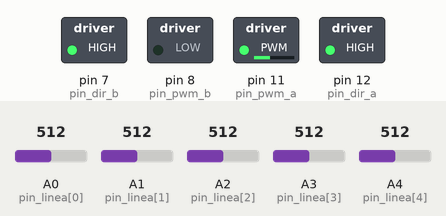
A sketch run on a simulated Arduino Uno, built with avr-gcc and run on an emulated ATmega328P. Shown: switched loads named in the sketch (green lamp = pin HIGH). The test bench sets the inputs (shaded band); at power-on: A0 (pin_linea[0]) = 512, A1 (pin_linea[1]) = 512, A2 (pin_linea[2]) = 512, A3 (pin_linea[3]) = 512, A4 (pin_linea[4]) = 512. What the sketch prints to the serial monitor is not drawn.

Above: at 0.1 s.
Timing chart, 0 to 1.6 s (numbered marks = the images above):
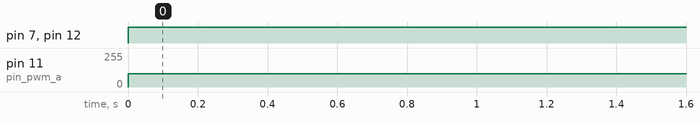

The sketch:

linea.ino
```cpp
/**
 * linea.ino
 * Breve guia all'uso dei sensori di linea
 * @author Emanuele Giacomini 4/4/2018
 */

#include <PID_v1.h>

#define NUMERO_SENSORI 5

int pin_linea[NUMERO_SENSORI] = {A0, A1, A2, A3, A4};
int posizione_associata[NUMERO_SENSORI] = {-2, -1, 0, 1, 2};
int soglia[NUMERO_SENSORI] = {500, 500, 500, 500, 500};

// Variabili PID
//Define Variables we'll be connecting to
double Setpoint, Input, Output;

//Specify the links and initial tuning parameters
double Kp=0, Ki=0, Kd=0;
PID myPID(&Input, &Output, &Setpoint, Kp, Ki, Kd, DIRECT);

// Variabili motori
#define VELOCITA 100
#define VELOCITA_CURVA_STRETTA 180

int pin_dir_a = 12;
int pin_pwm_a = 11;
int pin_dir_b = 7;
int pin_pwm_b = 8;

void setup() {
  Serial.begin(9600);
  Serial.println("Seriale inizializzata!");

  for(int i = 0; i < NUMERO_SENSORI; i++) {
    pinMode(pin_linea[i], INPUT);
  }

  pinMode(pin_dir_a, OUTPUT);
  pinMode(pin_pwm_a, OUTPUT);
  pinMode(pin_dir_b, OUTPUT);
  pinMode(pin_pwm_b, OUTPUT);

  Input = 0;
  Setpoint = 0;
  myPID.setMode(AUTOMATIC);
  myPID.setOutputLimits(-255, 255);
}

void leggiLineaDigitale(int pin[], int soglia[], int output[]) {
  for(int i = 0; i < NUMERO_SENSORI; i++) {
    if(analogRead(pin[i]) > soglia[i]) {
      output[i] = 1;
    } else {
      output[i] = 0;
    }
  }
}
// Conta elementi in un vettore
int vettoreConta(int vettore[], int dim, int n) {
  int counter = 0;
  for(int i = 0; i < dim; i++) {
    if(vettore[i] == n) counter++;
  }
  return counter;
}

int calcolaSfasamentoLinea(int lettura_digitale[], int posizione_associata[]) {
  static int ultimo_sfasamento = 0;
  int num_sensori_rilevati = vettoreConta(lettura_digitale, NUMERO_SENSORI, 1);
  if(num_sensori_rilevati > 0) {
    ultimo_sfasamento = 0;
    // Attualmente almeno un sensore vede la linea
    for( int i = 0; i < NUMERO_SENSORI; i++) {
      ultimo_sfasamento += lettura_digitale[i] * posizione_associata[i];
    }
    ultimo_sfasamento /= num_sensori_rilevati;
    return ultimo_sfasamento;
    } else {
    // Nessun sensore sta vedendo la linea
    if(ultimo_sfasamento > 0) return posizione_associata[NUMERO_SENSORI-1]+1;
    return posizione_associata[0] - 1;
  }
}

void muoviMotore(int pin_dir, int pin_pwm, int velocita) {
  if(velocita > 0) {
    digitalWrite(pin_dir, HIGH);
    analogWrite(pin_pwm, velocita);
  } else {
    digitalWrite(pin_dir, LOW);
    analogWrite(pin_pwm, -velocita);
  }
}

void loop() {
  int letture_digitali[NUMERO_SENSORI];
  leggiLineaDigitale(pin_linea, soglia, letture_digitali);
  int sfasamento = calcolaSfasamentoLinea(letture_digitali, posizione_associata);

  if(sfasamento < posizione_associata[0]) {
    // Ho perso la linea a sinsitra
    muoviMotore(pin_dir_a, pin_pwm_a, VELOCITA_CURVA_STRETTA);
    muoviMotore(pin_dir_b, pin_pwm_b, -VELOCITA_CURVA_STRETTA);
  }
  if(sfasamento > posizione_associata[NUMERO_SENSORI-1]) {
    // Ho perso la linea a destra
    muoviMotore(pin_dir_a, pin_pwm_a, -VELOCITA_CURVA_STRETTA);
    muoviMotore(pin_dir_b, pin_pwm_b, VELOCITA_CURVA_STRETTA);
  }

  Input = sfasamento;
  myPID.Compute();

  muoviMotore(pin_dir_a, pin_pwm_a, VELOCITA + Output);
  muoviMotore(pin_dir_b, pin_pwm_b, VELOCITA - Output);
}
```

Measured:
- by itself, pin 7 (pin_dir_b), pin 12 (pin_dir_a): LOW → HIGH at 0.00 s
- by itself, pin 11 (pin_pwm_a): 0/255 → 100/255 at 0.00 s
